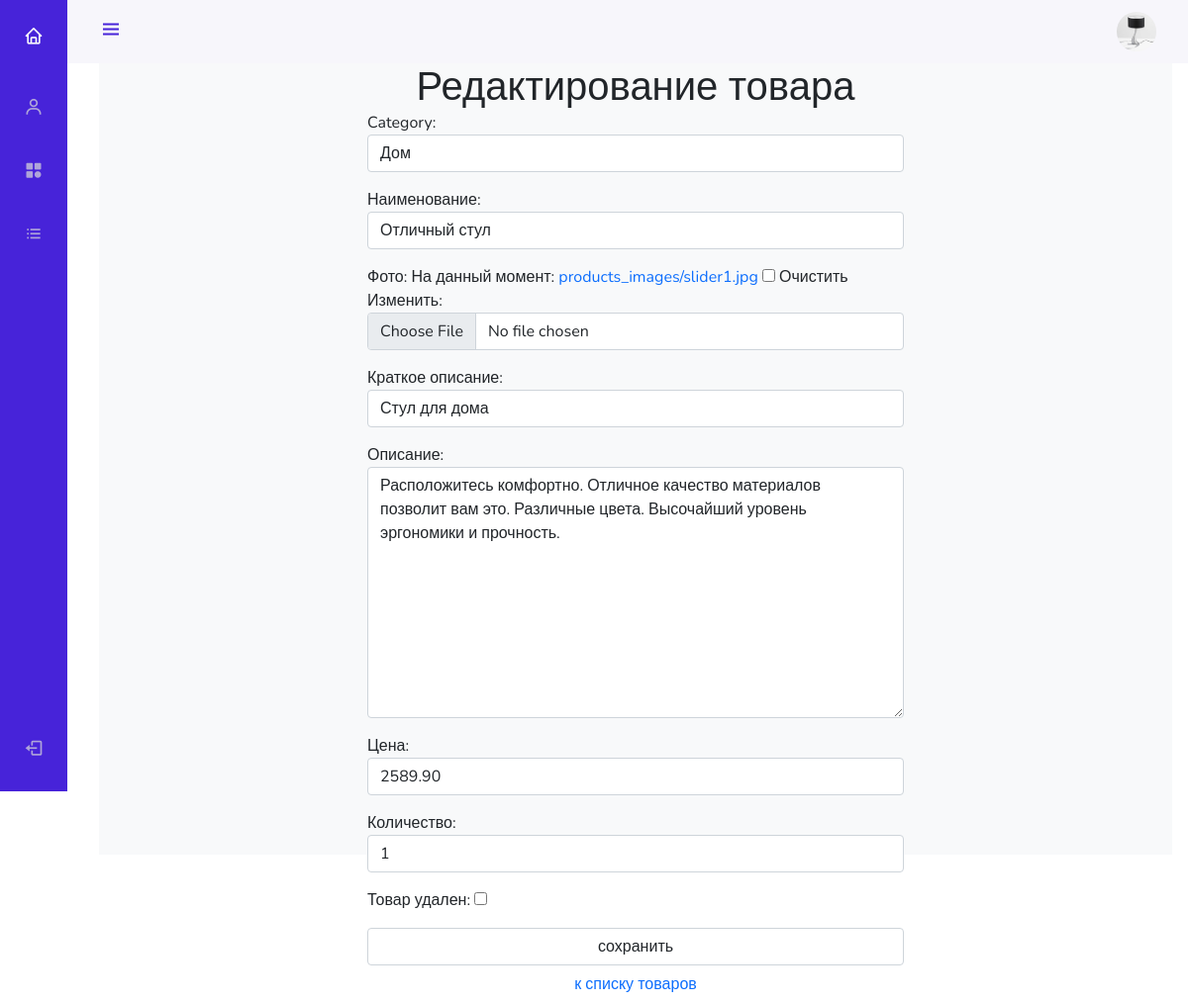
The app's page /admin_panel/products/update/1/ (signed in) with its own data.
### authapp/models.py (models this page shows)
class ShopUser(AbstractUser):
    objects: models.Manager()
    avatar = models.ImageField(
        upload_to='users_avatars',
        blank=True
    )
    age = models.PositiveIntegerField(
        verbose_name='возраст'
    )
    is_deleted = models.BooleanField(
        default=False,
        verbose_name='пользователь удален'
    )

### mainapp/models.py (models this page shows, shortened)
class Product(models.Model):
    objects: models.Manager()
    category = models.ForeignKey(
        ProductCategory,
        on_delete=models.CASCADE
    )
    name = models.CharField(
        verbose_name='наименование',
        max_length=128
    )
    image = models.ImageField(
        upload_to='products_images',
        blank=True,
        verbose_name='фото'
    )
    short_desc = models.CharField(
        verbose_name='краткое описание',
        max_length=60,
        blank=True
    )
    description = models.TextField(
        verbose_name='описание',
        blank=True
    )
    price = models.DecimalField(
        verbose_name='цена',
        max_digits=8,
        decimal_places=2,
        default=0
    )
    quantity = models.PositiveIntegerField(
        verbose_name='количество',
        default=0
    )
    is_deleted = models.BooleanField(
        default=False,
        verbose_name='товар удален'
    )
    class Meta():
        verbose_name = 'товар'
        verbose_name_plural = 'товары'

class ProductCategory(models.Model):
    objects: models.Manager()
    name = models.CharField(
        verbose_name='наименование',
        max_length=100,
        unique=True,
    )
    description = models.TextField(
        verbose_name='описание',
        blank=True,
    )
    is_deleted = models.BooleanField(
        default=False,
        verbose_name='категория удалена'
    )
    def __str__(self):
        return self.name
    class Meta():
        verbose_name = 'категория'
        verbose_name_plural = 'категории'

### adminapp/views.py (the view, shortened to what this page needs)
class ProductUpdateView(LoginRequiredMixin, UpdateView):
    model = Product
    form_class = ProductEditForm
    template_name = 'adminapp/product_form.html'
    def get_context_data(self, **kwargs):
        context = super().get_context_data(**kwargs)
        pk = self.object.category.pk
        context['title'] = 'редактирование товара '
        context['category'] = get_object_or_404(ProductCategory, pk=pk)
        return context

### adminapp/forms.py
class ProductEditForm(forms.ModelForm):
    class Meta:
        model = Product
        fields = '__all__'
    def __init__(self, *args, **kwargs):
        super().__init__(*args, **kwargs)
        for field_name, field in self.fields.items():
            if not isinstance(field, BooleanField):
                field.widget.attrs['class'] = 'form-control'
            field.help_text = ''

### adminapp/templates/adminapp/product_form.html (shortened to what this page needs)
{% extends 'adminapp/layout.html' %}
{% load static %}
{% block content %}
<div class="w-50 m-auto">
    <h1 class="m-auto text-center">{{ title|capfirst }}</h1>
    <form class="form-horizontal" method="post" enctype="multipart/form-data">
        {{ form.as_p }}
        <input class="form-control" type="submit" value="сохранить">
    </form>
    <button class="btn btn-round form-control last">
        <a href="{% url 'admin_panel:products' category.pk %}">
            к списку товаров
        </a>
    </button>
</div>
{% endblock %}

### adminapp/templates/adminapp/layout.html (shortened to what this page needs)
<!DOCTYPE html>
{% load static %}
<html>
<head>
    <link rel="stylesheet"
          href="https://cdn.jsdelivr.net/npm/bootstrap@5.0.1/dist/css/bootstrap.min.css"
>
    <link rel="stylesheet" type="text/css"
          href="{% static '/style.css' %}">
    <link rel="stylesheet"
          href="{% static '/fonts/font-awesome/css/font-awesome.css' %}">
    <link rel="stylesheet" type="text/css"
          href="{% static 'adminapp/style.css' %}">
    <link rel='stylesheet'
          href='https://unpkg.com/boxicons@2.0.7/css/boxicons.min.css'>
</head>
<body id="body-pd">
<header class="header" id="header">
    <div class="header_toggle">
        <i class='bx bx-menu' id="header-toggle"></i>
    </div>
    <div class="header_img">
        <img src="/media/{{ user.avatar }}" alt="">
    </div>
</header>
<div class="l-navbar" id="nav-bar">
    <nav class="nav">
        <div>
            <a href="{% url 'index' %}" class="nav_logo">
                <i class='bx bx-home nav_logo-icon'></i>
            </a>
            <div class="nav_list">
                {% include 'adminapp/includes/inc_menu.html' %}
            </div>
        </div>
        <a href="{% url 'auth:logout' %}" class="nav_link">
            <i class='bx bx-log-out nav_icon'></i>
        </a>
    </nav>
</div>
<div class="height-100 bg-light">
    {% block content %}
    {% endblock %}
</div>
</body>
</html>

### geekshop/static/style.css (style rules this page uses)
* { margin: 0; padding: 0; }
body { font-family: 'Montserrat', sans-serif; }
html, body { height: 100%; }

### adminapp/static/adminapp/style.css (style rules this page uses)
:root { --header-height: 3rem; --nav-width: 68px; --first-color: #4723D9; --first-color-light: #AFA5D9; --white-color: #F7F6FB; --body-font: 'Nunito', sans-serif; --normal-font-size: 1rem; --z-fixed: 100 }
body { position: relative; margin: var(--header-height) 0 0 0; padding: 0 1rem; font-family: var(--body-font); font-size: var(--normal-font-size); transition: .5s }
a { text-decoration: none }
.header { width: 100%; height: var(--header-height); position: fixed; top: 0; left: 0; display: flex; align-items: center; justify-content: space-between; padding: 0 1rem; background-color: var(--white-color); z-index: var(--z-fixed); transition: .5s }
.header_toggle { color: var(--first-color); font-size: 1.5rem; cursor: pointer }
.header_img { width: 35px; height: 35px; display: flex; justify-content: center; border-radius: 50%; overflow: hidden }
.header_img img { width: 40px }
.l-navbar { position: fixed; top: 0; left: -30%; width: var(--nav-width); height: 100vh; background-color: var(--first-color); padding: .5rem 1rem 0 0; transition: .5s; z-index: var(--z-fixed) }
.nav { height: 100%; display: flex; flex-direction: column; justify-content: space-between; overflow: hidden }
.nav_logo, .nav_link { display: grid; grid-template-columns: max-content max-content; align-items: center; column-gap: 1rem; padding: .5rem 0 .5rem 1.5rem }
.nav_logo { margin-bottom: 2rem }
.nav_logo-icon { font-size: 1.25rem; color: var(--white-color) }
.nav_link { position: relative; color: var(--first-color-light); margin-bottom: 1.5rem; transition: .3s }
.nav_icon { font-size: 1.25rem }
.height-100 { height: 100vh }
@media screen and (min-width: 768px) { body { margin: calc(var(--header-height) + 1rem) 0 0 0; padding-left: calc(var(--nav-width) + 2rem) } }
@media screen and (min-width: 768px) { .header { height: calc(var(--header-height) + 1rem); padding: 0 2rem 0 calc(var(--nav-width) + 2rem) } }
@media screen and (min-width: 768px) { .header_img { width: 40px; height: 40px } }
@media screen and (min-width: 768px) { .header_img img { width: 45px } }
@media screen and (min-width: 768px) { .l-navbar { left: 0; padding: 1rem 1rem 0 0 } }

### records on screen
ShopUser: avatar (picture)
Product: category "Дом", short_desc "Стул для дома", description "Расположитесь комфортно. Отличное качество материалов позволит вам это. Различные цвета. Высочайший уровень эргономики и прочность.", price "2589.90", quantity "1"
ProductCategory: name "Отличный стул"

### other values on screen
{{ title|capfirst }} "Редактирование товара"
